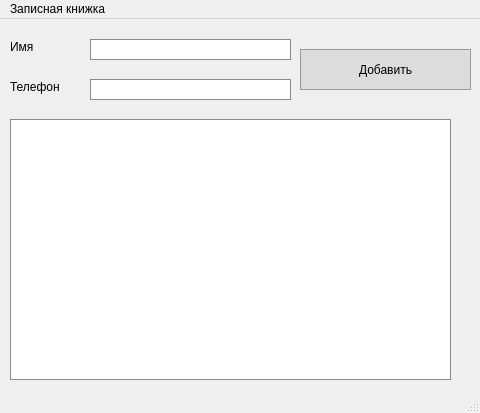
<?xml version="1.0" encoding="UTF-8"?>
<ui version="4.0">
 <class>MainWindow</class>
 <widget class="QMainWindow" name="MainWindow">
  <property name="geometry">
   <rect>
    <x>0</x>
    <y>0</y>
    <width>480</width>
    <height>413</height>
   </rect>
  </property>
  <property name="windowTitle">
   <string>MainWindow</string>
  </property>
  <widget class="QWidget" name="centralwidget">
   <widget class="QLabel" name="label">
    <property name="geometry">
     <rect>
      <x>10</x>
      <y>20</y>
      <width>41</width>
      <height>16</height>
     </rect>
    </property>
    <property name="styleSheet">
     <string notr="true">font: 9pt &quot;Arial&quot;;</string>
    </property>
    <property name="text">
     <string>Имя</string>
    </property>
   </widget>
   <widget class="QLabel" name="label_2">
    <property name="geometry">
     <rect>
      <x>10</x>
      <y>60</y>
      <width>51</width>
      <height>16</height>
     </rect>
    </property>
    <property name="styleSheet">
     <string notr="true">font: 9pt &quot;Arial&quot;;</string>
    </property>
    <property name="text">
     <string>Телефон</string>
    </property>
   </widget>
   <widget class="QTextBrowser" name="textBrowser">
    <property name="geometry">
     <rect>
      <x>10</x>
      <y>100</y>
      <width>441</width>
      <height>261</height>
     </rect>
    </property>
    <property name="styleSheet">
     <string notr="true">border-style: solid;
border-color: rgb(138, 138, 138);
border-width: 1px;</string>
    </property>
   </widget>
   <widget class="QLineEdit" name="lineEdit">
    <property name="geometry">
     <rect>
      <x>90</x>
      <y>20</y>
      <width>201</width>
      <height>21</height>
     </rect>
    </property>
    <property name="styleSheet">
     <string notr="true">border-style: solid;
border-color: rgb(138, 138, 138);
border-width: 1px;</string>
    </property>
   </widget>
   <widget class="QLineEdit" name="lineEdit_2">
    <property name="geometry">
     <rect>
      <x>90</x>
      <y>60</y>
      <width>201</width>
      <height>21</height>
     </rect>
    </property>
    <property name="styleSheet">
     <string notr="true">border-style: solid;
border-color: rgb(138, 138, 138);
border-width: 1px;</string>
    </property>
   </widget>
   <widget class="QPushButton" name="pushButton">
    <property name="geometry">
     <rect>
      <x>300</x>
      <y>30</y>
      <width>171</width>
      <height>41</height>
     </rect>
    </property>
    <property name="styleSheet">
     <string notr="true">font: 10pt &quot;Arial&quot;;
background-color: rgb(220, 220, 220);
border-style: solid;
border-color: rgb(154, 154, 154);
border-width: 1px;
</string>
    </property>
    <property name="text">
     <string>Добавить</string>
    </property>
   </widget>
  </widget>
  <widget class="QMenuBar" name="menubar">
   <property name="geometry">
    <rect>
     <x>0</x>
     <y>0</y>
     <width>480</width>
     <height>21</height>
    </rect>
   </property>
   <widget class="QMenu" name="menu">
    <property name="title">
     <string>Записная книжка</string>
    </property>
   </widget>
   <addaction name="menu"/>
  </widget>
  <widget class="QStatusBar" name="statusbar"/>
 </widget>
 <resources/>
 <connections/>
</ui>
